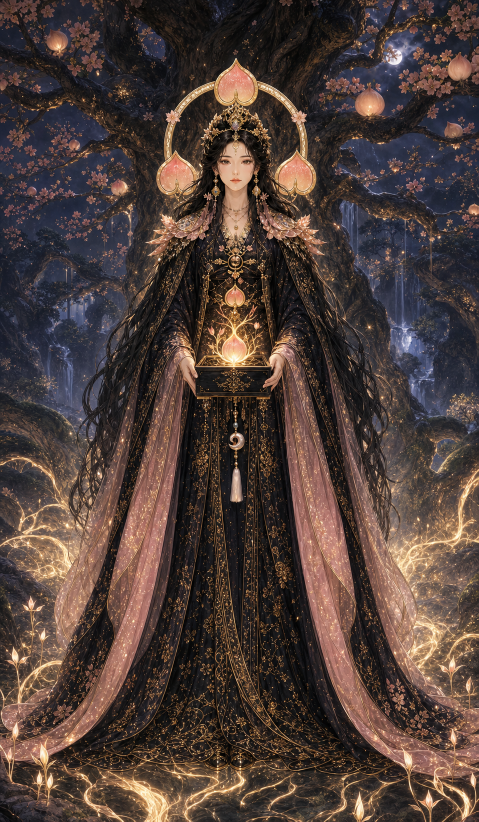
#> input picture design/characters/tokowaka-momoki-hime/cards/01-divine-v2.png, 957 x 1643 px (shown at 1/2 size)
$ python optimize_public_images.py
#> lines starting #> are read from the running program, lines starting #| are printed output that depends on the picture
"""Build lightweight 7:12 WebP assets for the public oracle app."""

from pathlib import Path

from PIL import Image, ImageOps


ROOT = Path(__file__).resolve().parents[1]
CARD_SIZE = (840, 1440)

CARD_ASSETS = {
    "design/characters/tokowaka-momoki-hime/cards/01-divine-v2.png": "01-tokowaka-momoki-hime.webp",
    "design/characters/tokowaka-momoki-hime/cards/02-old-skin-v2.png": "02-furukawa.webp",
    "design/characters/tokowaka-momoki-hime/cards/03-shed-old-self-v2.png": "03-furui-ketsu-o-nuge.webp",
    "design/characters/susaraizuchi/cards/04-divine-v2.png": "04-susaraizuchi-no-mikoto.webp",
    "design/characters/susaraizuchi/cards/05-swallowed-thunder-v2.png": "05-nomikonda-ikazuchi.webp",
    "design/characters/susaraizuchi/cards/06-bring-down-thunder-v2.png": "06-ketsu-ni-ikazuchi.webp",
    "design/characters/tsukishiro-kotoyori-hime/cards/07-divine-v1.png": "07-tsukishiro-kotoyori-hime.webp",
    "design/characters/tsukishiro-kotoyori-hime/cards/08-hundred-voices-v1.png": "08-hyakuno-koe.webp",
    "design/characters/tsukishiro-kotoyori-hime/cards/09-trust-instinct-v1.png": "09-ketsu-no-kan-o-shinjiyo.webp",
    "design/characters/shiobarai-kiyose-hime/cards/10-divine-v1.png": "10-shiobarai-kiyose-hime.webp",
    "design/characters/shiobarai-kiyose-hime/cards/11-taken-murk-v1.png": "11-hikiuketa-nigori.webp",
    "design/characters/shiobarai-kiyose-hime/cards/12-return-the-burden-v1.png": "12-tanin-no-ketsu-made-fukuna.webp",
    "design/characters/musubihi-ori-hime/cards/13-divine-v1.png": "13-musubihi-ori-hime.webp",
    "design/characters/musubihi-ori-hime/cards/14-weaving-alone-v1.png": "14-hitori-ori.webp",
    "design/characters/musubihi-ori-hime/cards/15-team-up-v1.png": "15-ketsu-o-kume.webp",
    "design/characters/yata-michibiki/cards/16-divine-v1.png": "16-yata-michibiki.webp",
    "design/characters/yata-michibiki/cards/17-correct-answer-maze-v1.png": "17-seikai-meikyu.webp",
    "design/characters/yata-michibiki/cards/18-choose-direction-v1.png": "18-ketsu-no-muki-o-kimeyo.webp",
}

PASSTHROUGH_ASSETS = [
    *(f"public/decks/kikorot-sample/{name}.png" for name in [0, 1, 2, 3, 4, 5, "back"]),
    "public/decks/ketsu-placeholder/back-v1.png",
    "public/decks/ketsu-placeholder/crest.png",
    "public/rooms/ketsu/shiri-no-ma-background-v1.png",
]


def save_webp(source: Path, target: Path, *, size: tuple[int, int] | None = None) -> tuple[int, int]:
#> called with size = (840, 1440)
    with Image.open(source) as opened:
#> opened is the input picture: PIL image 957x1643 RGB; mean R, G, B 79.7, 63.7, 58.1
        image = opened.convert("RGB")
        if size:
            image = ImageOps.fit(image, size, method=Image.Resampling.LANCZOS, centering=(0.5, 0.5))
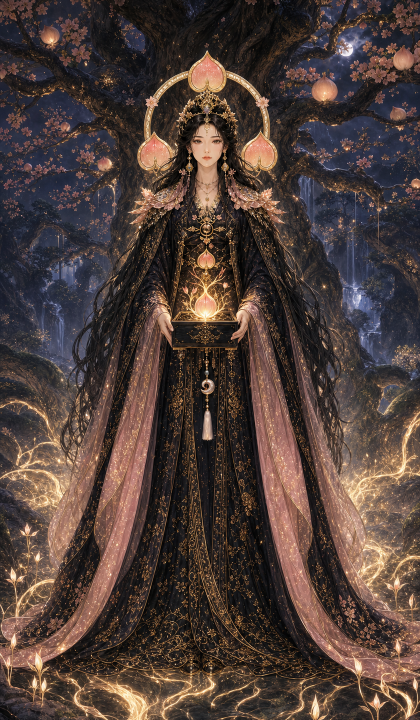
#> image: PIL image 840x1440 RGB (shown at 1/2 size); mean R, G, B 79.7, 63.7, 58.2
        target.parent.mkdir(parents=True, exist_ok=True)
        image.save(target, "WEBP", quality=86, method=6)
    return source.stat().st_size, target.stat().st_size


def main() -> None:
    before = 0
    after = 0
    card_dir = ROOT / "public/decks/ketsu-first-shrine"

    for source_name, target_name in CARD_ASSETS.items():
        source = ROOT / source_name
        target = card_dir / target_name
        source_size, target_size = save_webp(source, target, size=CARD_SIZE)
        before += source_size
        after += target_size
        print(f"{target_name}: {source_size:,} -> {target_size:,} ({CARD_SIZE[0]}x{CARD_SIZE[1]})")
#> pass 2 of the loop in main, `for source_name, target_name in CARD_ASSETS.items():`:
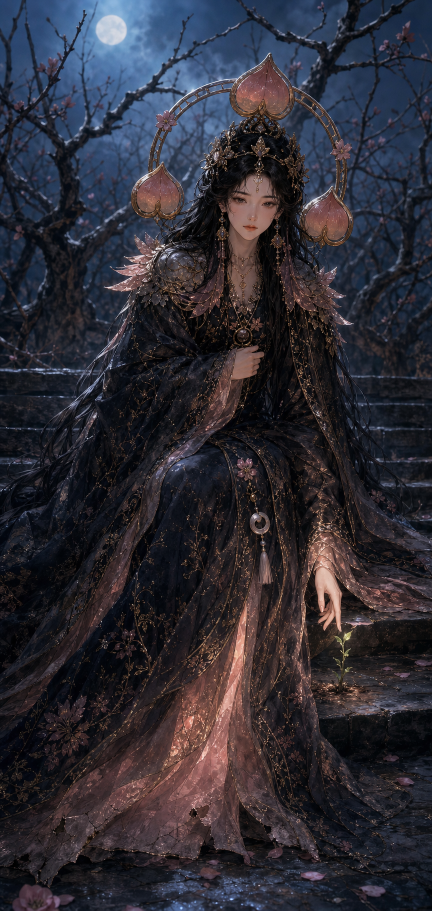
#> input picture design/characters/tokowaka-momoki-hime/cards/02-old-skin-v2.png, 864 x 1821 px (shown at 1/2 size)
#> in save_webp, opened is the input picture: PIL image 864x1821 RGB; mean R, G, B 46.2, 44.3, 52.8
#> in save_webp (call 2), `image = ImageOps.fit(image, size, method=Image.Resampling.LANCZOS, cen..`:
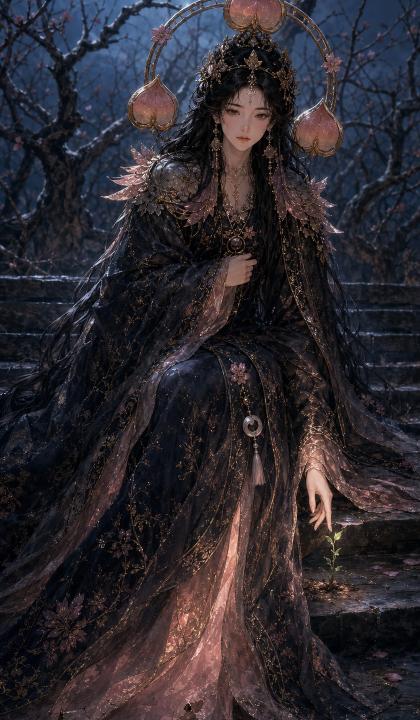
#> image: PIL image 840x1440 RGB (shown at 1/2 size); mean R, G, B 45.5, 41.1, 47
#> pass 3 of the loop in main, `for source_name, target_name in CARD_ASSETS.items():`:
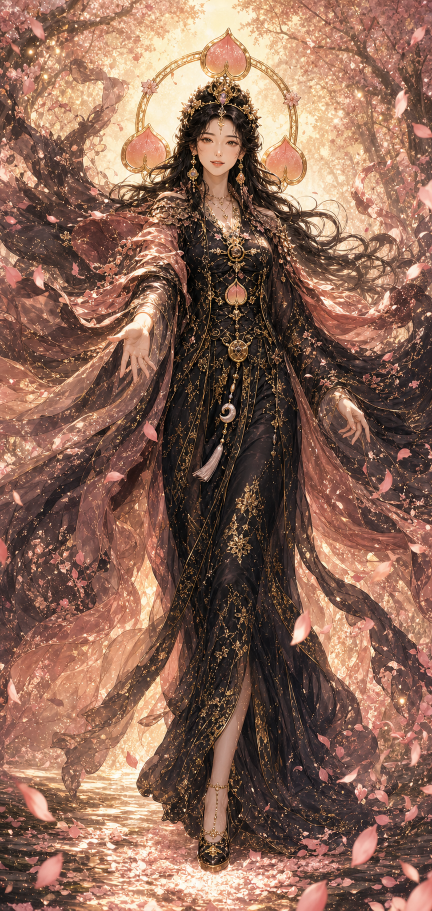
#> input picture design/characters/tokowaka-momoki-hime/cards/03-shed-old-self-v2.png, 864 x 1821 px (shown at 1/2 size)
#> in save_webp, opened is the input picture: PIL image 864x1821 RGB; mean R, G, B 139.6, 103, 86.1
#> in save_webp (call 3), `image = ImageOps.fit(image, size, method=Image.Resampling.LANCZOS, cen..`:
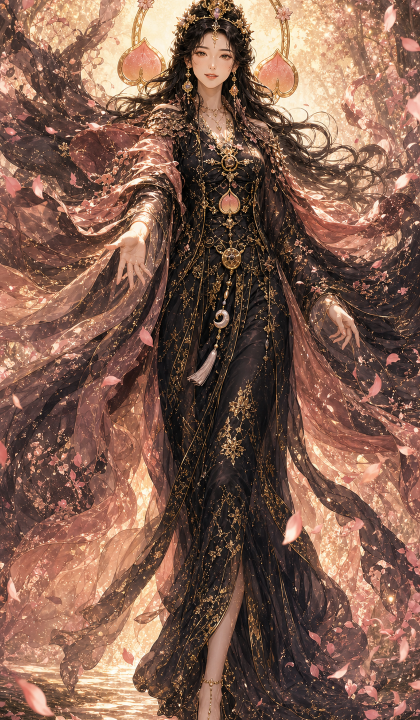
#> image: PIL image 840x1440 RGB (shown at 1/2 size); mean R, G, B 130.2, 95.1, 79.4
#> the loop made 4 passes; the first 3 are shown

    for relative in PASSTHROUGH_ASSETS:
        source = ROOT / relative
        if not source.exists():
            continue
        target = source.with_suffix(".webp")
        source_size, target_size = save_webp(source, target)
        before += source_size
        after += target_size
        print(f"{target.name}: {source_size:,} -> {target_size:,}")

    print(f"total: {before:,} -> {after:,} bytes")


if __name__ == "__main__":
#> (the run stopped early here; a loop or call above may not have finished)
